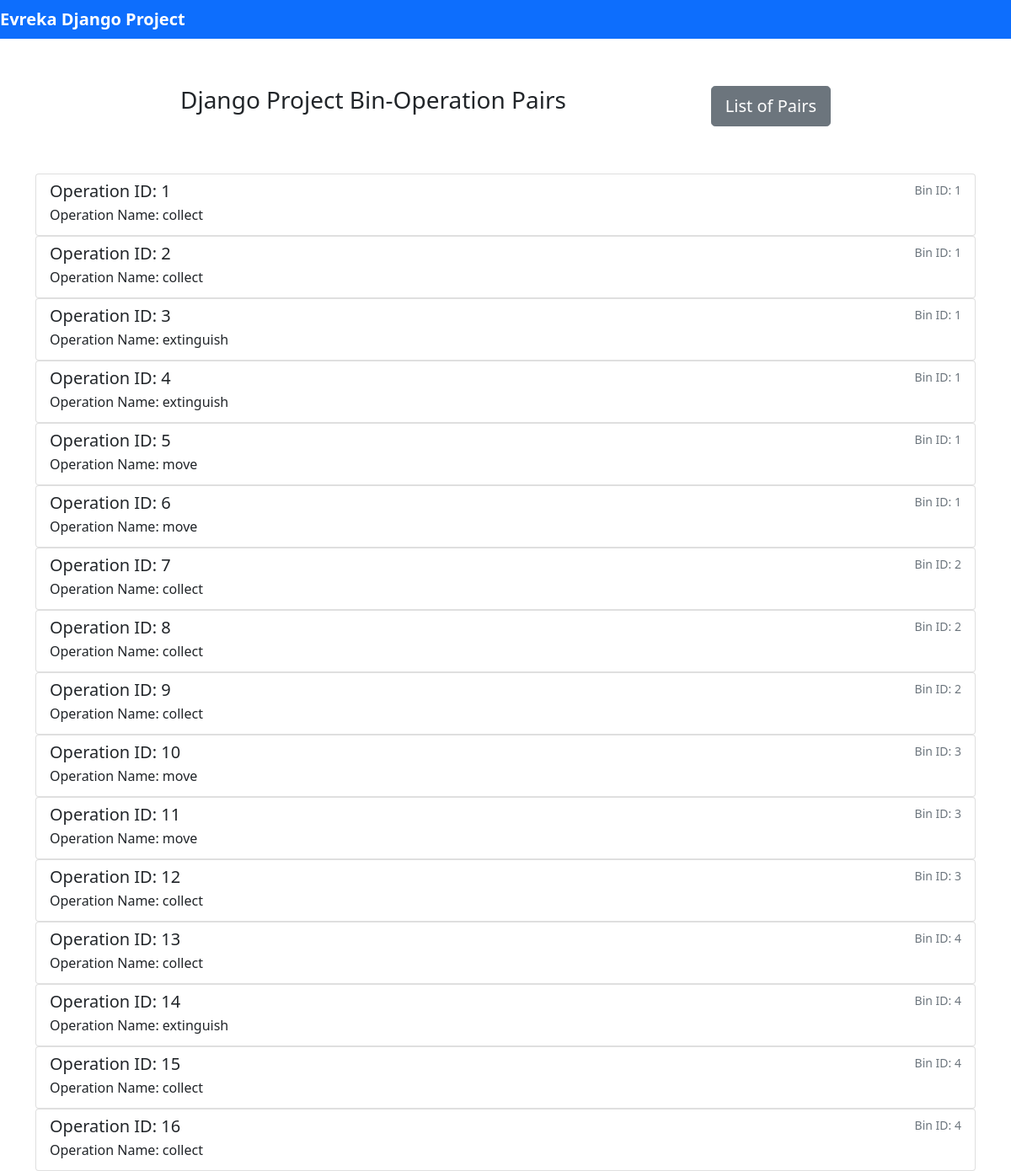
The app's page /opfront/ with its own data.
### binoperations/models.py (models this page shows)
class Operation(models.Model):
    id = models.IntegerField(primary_key=True)
    name = models.CharField(max_length=20, default='collect')
    bin = models.ForeignKey(Bin, on_delete=models.CASCADE, default=1)

class Bin(models.Model):
    id = models.IntegerField(primary_key=True)
    latitude = models.FloatField(default=32.32)
    longitude = models.FloatField(default=33.33)
    collection_frequency = models.IntegerField(default=1)
    last_collection = models.DateTimeField(default=timezone.now)

### binoperations/views.py (the view)
# urls.py: path('opfront/', opfront, name='opfront'),
def opfront(request):
    bins = Bin.objects.all()
    return render(request, 'binoperations/opfront.html', {'operations':operations, 'bins':bins})

### binoperations/templates/binoperations/opfront.html (shortened to what this page needs)
{% extends 'binoperations/base.html' %}
{% block content %}
    <nav class="nav nav-pills nav-fill" style="margin-top: 5%; margin-bottom: 5%; justify-content: space-evenly;">
        <h3>Django Project Bin-Operation Pairs</h3>
        <a href="/binoppair"><button type="button" class="btn btn-secondary btn-lg">List of Pairs</button></a>
    </nav>
    {% for operation in operations %}
    <div class="list-group">
        <a href="#" class="list-group-item list-group-item-action">
            <div class="d-flex w-100 justify-content-between">
              <h5 class="mb-1">Operation ID: {{ operation.id }}</h5>
              <small class="text-muted">Bin ID: {{ operation.bin.id }}</small>
            </div>
            <p class="mb-1">Operation Name: {{ operation.name }}</p>
          </a>
    </div>
    {% endfor %}
{% endblock %}

### records on screen
Operation: id "1", bin.id "1", name "collect"
Operation: id "2", bin.id "1", name "collect"
Operation: id "3", bin.id "1", name "extinguish"
Operation: id "4", bin.id "1", name "extinguish"
Operation: id "5", bin.id "1", name "move"
Operation: id "6", bin.id "1", name "move"
Operation: id "7", bin.id "2", name "collect"
Operation: id "8", bin.id "2", name "collect"
Operation: id "9", bin.id "2", name "collect"
Operation: id "10", bin.id "3", name "move"
Operation: id "11", bin.id "3", name "move"
Operation: id "12", bin.id "3", name "collect"
Operation: id "13", bin.id "4", name "collect"
Operation: id "14", bin.id "4", name "extinguish"
Operation: id "15", bin.id "4", name "collect"
Operation: id "16", bin.id "4", name "collect"
